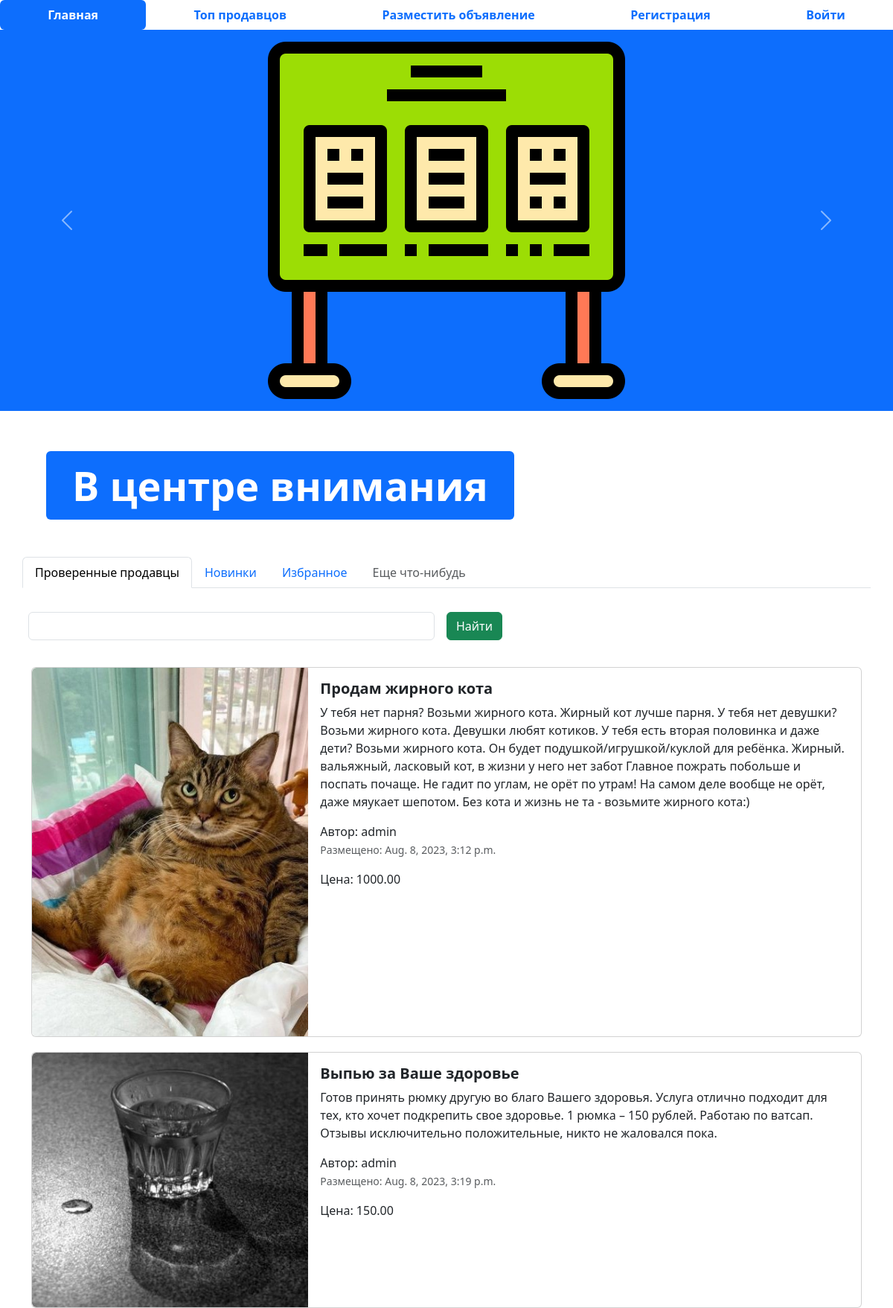
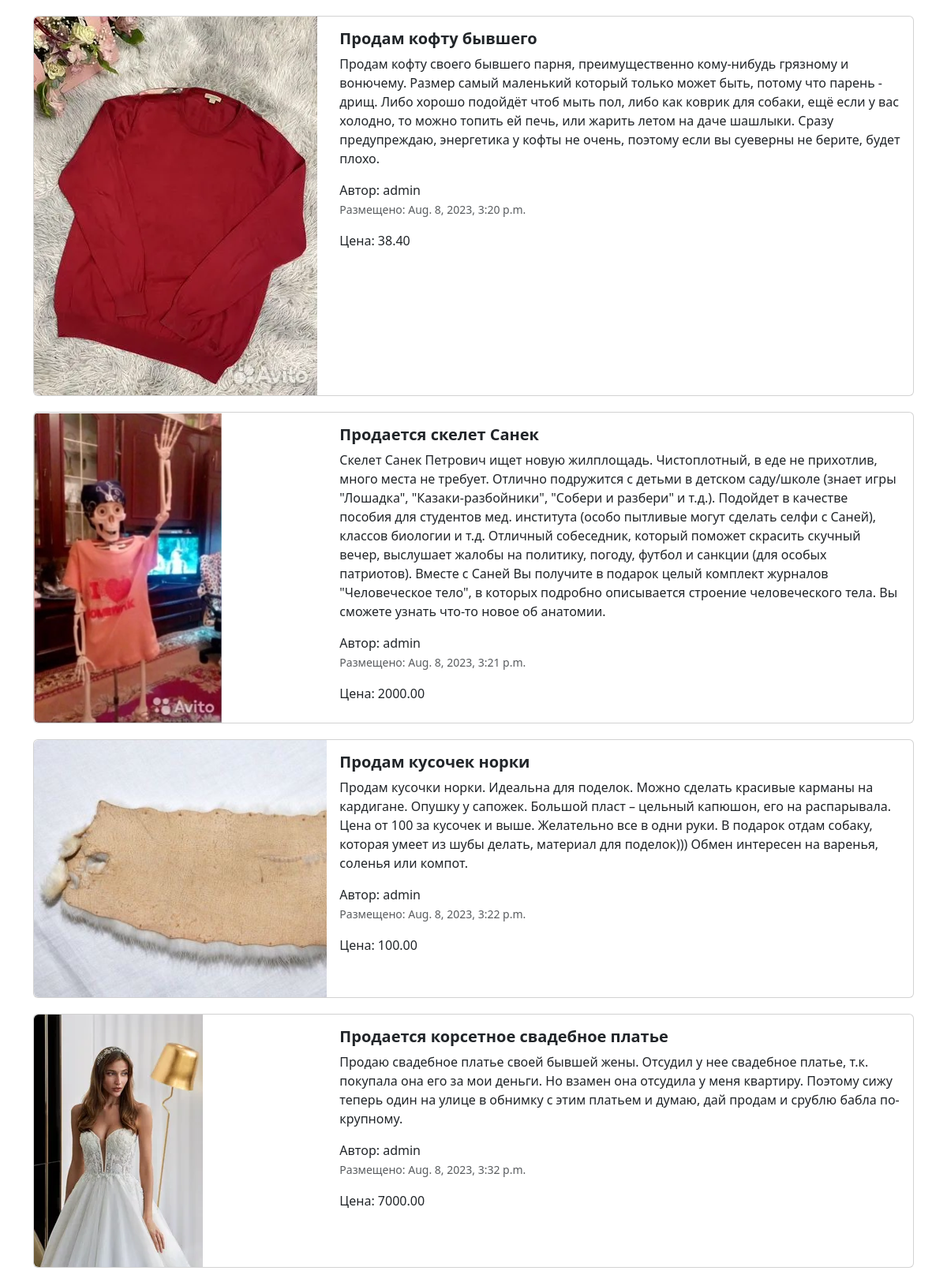
The page / (upper part) on the database its author committed (2 pictures, top to bottom).
### app_advertisement/models.py (models this page shows, shortened)
class Advertisements81(models.Model):
    title = models.CharField('заголовок', max_length=128)
    description = models.TextField('описание')
    price = models.DecimalField('цена', max_digits=10, decimal_places=2)
    auction = models.BooleanField('торг', help_text='Отметьте, возможен ли торг.')
    bu = models.BooleanField('б\у', help_text='Отметьте, использовался ли товар до продажи.', default=False)
    created_time = models.DateTimeField(auto_now_add=True)
    updated_time = models.DateTimeField(auto_now=True)
    user = models.ForeignKey(User, verbose_name='пользователь', on_delete=models.CASCADE)
    image = models.ImageField('изображения', upload_to='advertisements/')
    def get_absolute_url(self):
        return reverse('adv-detail', kwargs={'pk':self.pk})
    class Meta:
        db_table = 'advertisements'

### app_advertisement/views.py (the view)
# urls.py: path('', index, name='main-page'),
def index(request):
    title = request.GET.get('query')
    if title:
        advertisements = Advertisements81.objects.filter(title__icontains=title)
    else:
        advertisements = Advertisements81.objects.all()
    context = {'advertisements': advertisements,
               'title': title,
               }
    return render(request, 'index.html', context)

### templates/index.html (shortened to what this page needs)
{% extends 'base.html' %}
{% load static %}
{% block content %}
<ul class="nav nav-pills sticky-top bg-white nav-fill">
  <li class="nav-item">
    <a class="nav-link active" aria-current="page" href="{% url 'main-page' %}">
      <span style="font-weight: bold;">Главная</span>
    </a>
  </li>
  <li class="nav-item">
    <a class="nav-link" href="{% url 'top-sellers' %}"><span style="font-weight: bold;">Топ продавцов</span>
    </a>
  </li>
  <li class="nav-item">
    <a class="nav-link" href="{% url 'adv-post' %}">
      <span style="font-weight: bold;">Разместить объявление</span>
    </a>
  </li>
  {% if not user.is_authenticated %}
  <li class="nav-item">
    <a class="nav-link" href="{% url 'register' %}">
      <span style="font-weight: bold;">Регистрация</span>
    </a>
  </li>
  <li class="nav-item">
    <a class="nav-link" href="{% url 'login' %}">
      <span style="font-weight: bold;">Войти</span>
    </a>
  {% endif %}
</ul>
<div id="carouselExampleControls" class="carousel slide bg-primary" data-bs-ride="carousel">
  <div class="carousel-inner">
    <div class="carousel-item active">
      <img src="{% static 'img/adv.png' %}" class="mx-auto d-block w-33" alt="...">
    </div>
  </div>
  <button class="carousel-control-prev" type="button" data-bs-target="#carouselExampleControls" data-bs-slide="prev">
    <span class="carousel-control-prev-icon" aria-hidden="true"></span>
  </button>
  <button class="carousel-control-next" type="button" data-bs-target="#carouselExampleControls" data-bs-slide="next">
    <span class="carousel-control-next-icon" aria-hidden="true"></span>
  </button>
</div>
<div class="container" style="margin: 50px;">
  <div class="display-2">
    <span class="badge bg-primary">В центре внимания</span>
  </div>
</div>
<div class="container">
  <div class="row">
    <ul class="nav nav-tabs bg-white">
      <li class="nav-item">
        <a class="nav-link active" aria-current="page" href="#">Проверенные продавцы</a>
      </li>
      <li class="nav-item">
        <a class="nav-link" href="#">Новинки</a>
      </li>
      <li class="nav-item">
        <a class="nav-link" href="#">Избранное</a>
      </li>
      <li class="nav-item">
        <a class="nav-link disabled" href="#" tabindex="-1" aria-disabled="true">Еще что-нибудь</a>
      </li>
    </ul>
    <form class="row g-3" method="get">
      <div class="col-auto w-50">
        <input method="query" value="{% if title %}{{ title }}{% endif %}" type="text" class="form-control">
      </div>
      <div class="col-auto">
        <button type="submit" class="btn btn-success mb-3">Найти</button>
      </div>
    </form>
  </div>
  {% for adv in advertisements %}
  <div class="col">
    <div class="card mb-2" style="max-width: 1200px; margin-top: 20px;">
      <div class="row g-0">
        <div class="col-md-4">
          <a href="{{ adv.get_absolute_url }}" class="nav-link">
            <img src="{% if adv.image %} {{ adv.image.url }} {% else %} {% static 'img/adv.png' %} {% endif %}" class="img-fluid rounded-start", alt="Card title">
          </a>
        </div>
        <div class="col-md-8">
          <div class="card-body">
            <h5 class="card-title">
              <a href="{{ adv.get_absolute_url }}" class="nav-link"><strong>{{ adv.title }}</strong></a>
            </h5>
            <a href="{{ adv.get_absolute_url }}" class="nav-link">
              <p class="card-text">
                {{ adv.description }}
              </p>
              <span>Автор: admin</span>
              <p class="card-text"><small class="text-muted">Размещено: {{ adv.created_time }}</small></p>
              <span>Цена: {{ adv.price }}</span>
            </a>
          </div>
        </div>
      </div>
    </div>
  </div>
  {% endfor %}
</div>
{% endblock %}

### templates/base.html (shortened to what this page needs)
{% load static %}
<!DOCTYPE html>
<html lang="en">
<head>
  <link href="{% static 'css/bootstrap.min.css' %}" rel="stylesheet">
  <link rel="stylesheet" href="{% static 'css/fontello.css' %}">
</head>
<body>
{% block content %}
{% endblock %}
</body>
</html>

### rows shown on the page
Advertisements81: image (picture), title "Продам жирного кота", description "У тебя нет парня? Возьми жирного кота. Жирный кот лучше парня. У тебя нет девушки? Возьми жирного кота. Девушки любят котиков. У тебя есть вторая половинка и даже дети? Возьми жирного кота. Он будет подушкой/игрушкой/куклой для ребёнка. Жирный. вальяжный, ласковый кот‚ в жизни у него нет забот Главное пожрать побольше и поспать почаще. Не гадит по углам‚ не орёт по утрам! На самом деле вообще не орёт, даже мяукает шепотом. Без кота и жизнь не та - возьмите жирного кота:)", created_time "Aug. 8, 2023, 3:12 p.m.", price "1000.00"
Advertisements81: image (picture), title "Выпью за Ваше здоровье", description "Готов принять рюмку другую во благо Вашего здоровья. Услуга отлично подходит для тех, кто хочет подкрепить свое здоровье. 1 рюмка – 150 рублей. Работаю по ватсап. Отзывы исключительно положительные, никто не жаловался пока.", created_time "Aug. 8, 2023, 3:19 p.m.", price "150.00"
Advertisements81: image (picture), title "Продам кофту бывшего", description "Продам кофту своего бывшего парня, преимущественно кому-нибудь грязному и вонючему. Размер самый маленький который только может быть, потому что парень - дрищ. Либо хорошо подойдёт чтоб мыть пол, либо как коврик для собаки, ещё если у вас холодно, то можно топить ей печь, или жарить летом на даче шашлыки. Сразу предупреждаю, энергетика у кофты не очень, поэтому если вы суеверны не берите, будет плохо.", created_time "Aug. 8, 2023, 3:20 p.m.", price "38.40"
Advertisements81: image (picture), title "Продается скелет Санек", description "Скелет Санек Петрович ищет новую жилплощадь. Чистоплотный, в еде не прихотлив, много места не требует. Отлично подружится с детьми в детском саду/школе (знает игры \"Лошадка\", \"Казаки-разбойники\", \"Собери и разбери\" и т.д.). Подойдет в качестве пособия для студентов мед. института (особо пытливые могут сделать селфи с Саней), классов биологии и т.д. Отличный собеседник, который поможет скрасить скучный вечер, выслушает жалобы на политику, погоду, футбол и санкции (для особых патриотов). Вместе с Саней Вы получите в подарок целый комплект журналов \"Человеческое тело\", в которых подробно описывается строение человеческого тела. Вы сможете узнать что-то новое об анатомии.", created_time "Aug. 8, 2023, 3:21 p.m.", price "2000.00"
Advertisements81: image (picture), title "Продам кусочек норки", description "Продам кусочки норки. Идеальна для поделок. Можно сделать красивые карманы на кардигане. Опушку у сапожек. Большой пласт – цельный капюшон, его на распарывала. Цена от 100 за кусочек и выше. Желательно все в одни руки. В подарок отдам собаку, которая умеет из шубы делать, материал для поделок))) Обмен интересен на варенья, соленья или компот.", created_time "Aug. 8, 2023, 3:22 p.m.", price "100.00"
Advertisements81: image (picture), title "Продается корсетное свадебное платье", description "Продаю свадебное платье своей бывшей жены. Отсудил у нее свадебное платье, т.к. покупала она его за мои деньги. Но взамен она отсудила у меня квартиру. Поэтому сижу теперь один на улице в обнимку с этим платьем и думаю, дай продам и срублю бабла по-крупному.", created_time "Aug. 8, 2023, 3:32 p.m.", price "7000.00"
